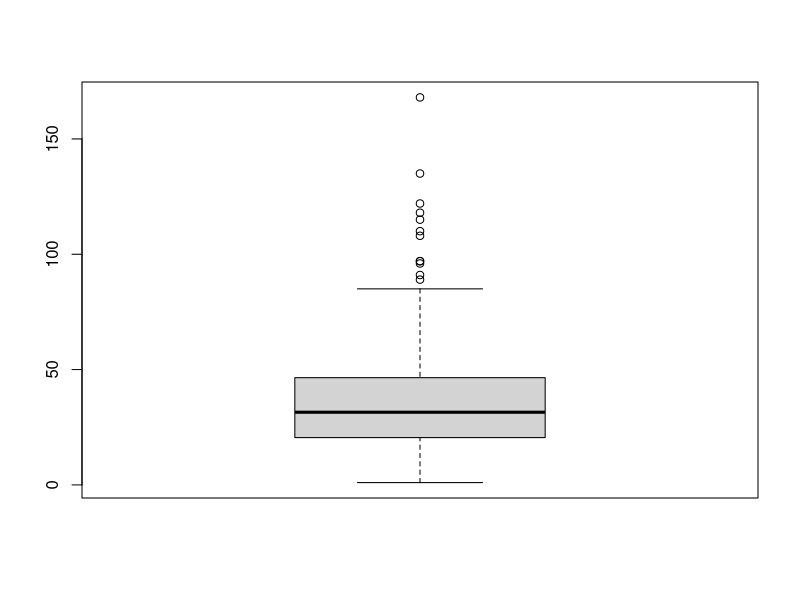
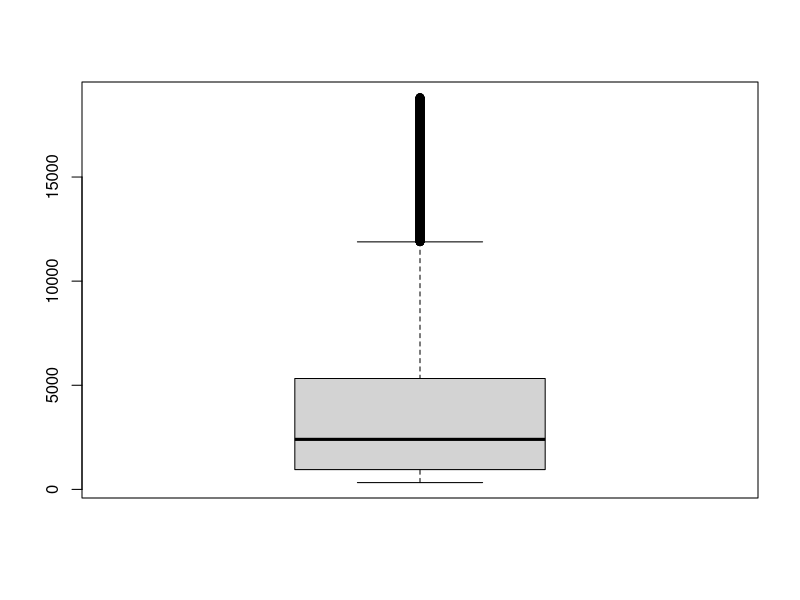
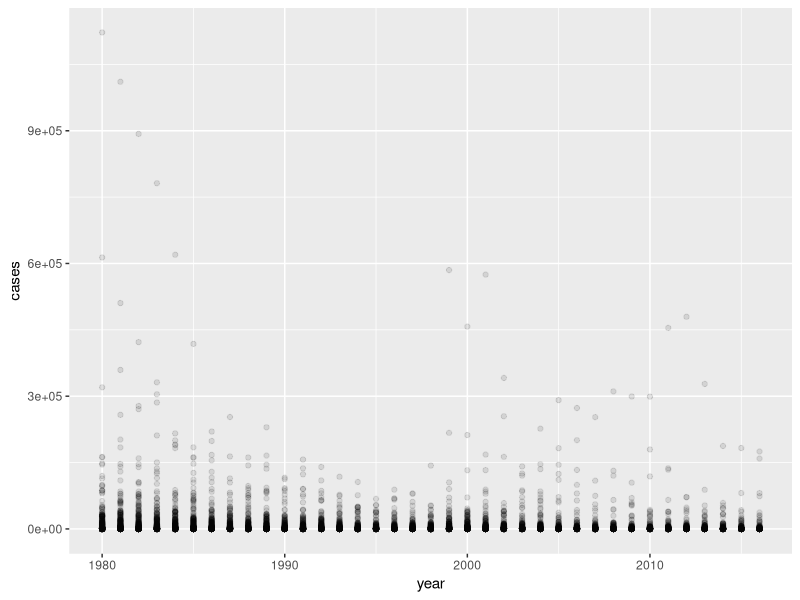
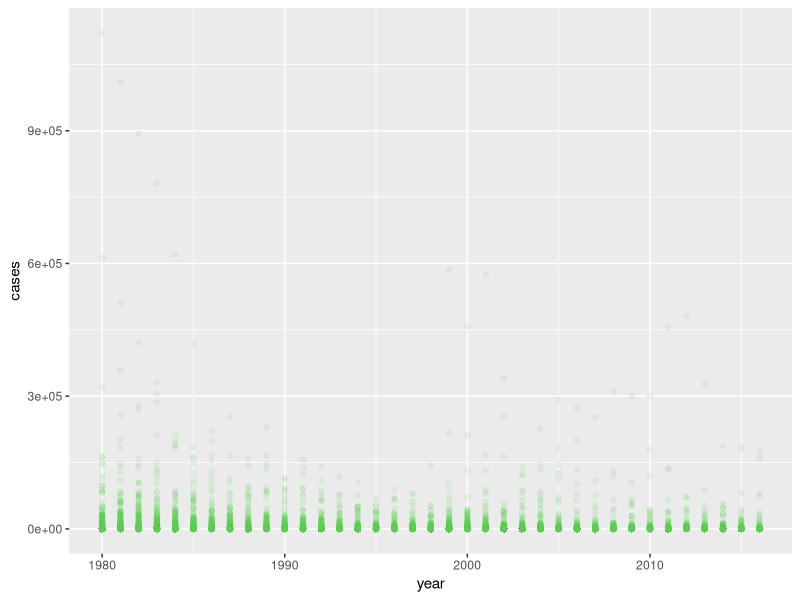
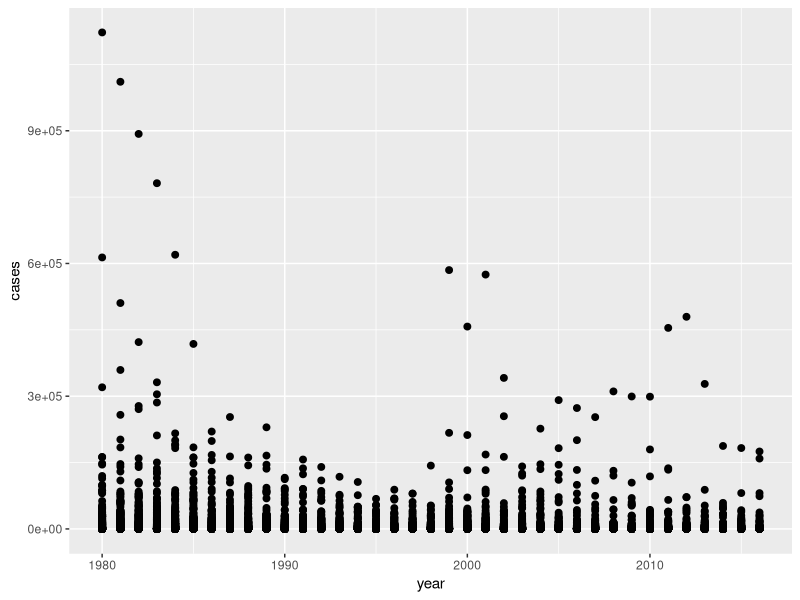
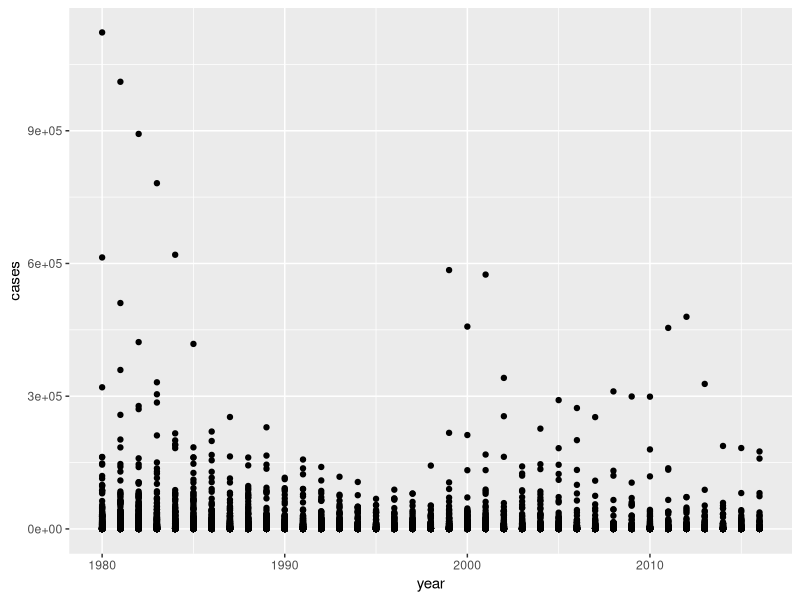
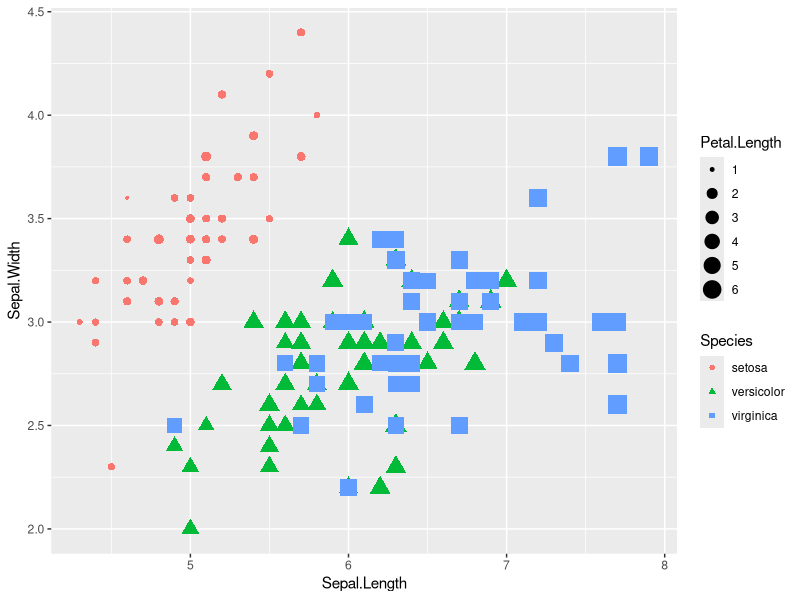
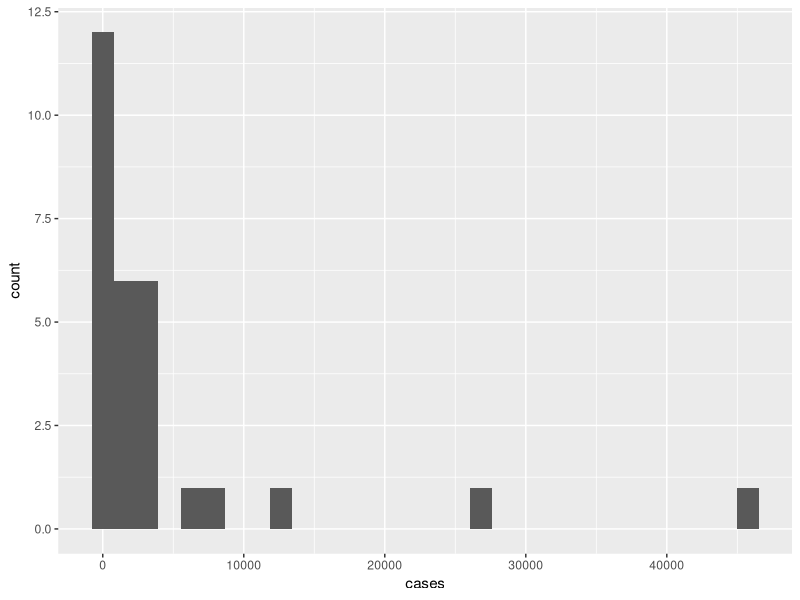

Generate these figures, in order, with R: (Note: this script raises an error after producing the figures.)
library(ggplot2)
library(dplyr)
exam_na = read.csv("exam_na.csv")

# 1. 이파일을 df로 불러온 후에 결측치의 빈도를 확인하고 결측치를 제거한 오존의 평균을 구해보시오
df <- read.csv("ozone.csv")
is.na(df)
table(is.na(df))
mean(!is.na(df))

# 2. ozone 변수에서 결측치를 제외한 데이터들의 중앙값을 구하고, ozone의 결측치에 입력후 전체 오존의 평균을 구해보시오
median(df$ozone, na.rm = T)
df$ozone <- ifelse(is.na(df$ozone), 31.5, df$ozone)
mean(df$ozone)

# 3. df에 ozone.csv 파일을 다시 입력한 후 ozone의 결측치와 극단치를 제외한 데이터들을 새 객체 df1에 입력하고, df1의 평균을 구하시오
df <- read.csv("ozone.csv")
boxplot(df$ozone)$stats
df1 <- ifelse(df$ozone>79|df$ozone<1, NA, df$ozone)
mean(df1, na.rm = T)

# 4. diamonds 데이터세트를 새 객체 diamonds에 입력후 price변수에서 극단치를 결측치로 처리한 후에 cut변수의 범주별 평균 가격을 구하시오
data('diamonds')
force(diamonds)

boxplot(diamonds$price)$stats # 극단치를 구하기위해
# 극단치를 결측치로 처리
diamonds$price <- ifelse(diamonds$price > 11886|
                         diamonds$price<326, 
                         NA, diamonds$price) 
diamonds %>% 
  filter(!is.na(price)) %>% # 결측치 없는 행 추출
  group_by(cut) %>%         # cut범주별 묶음
  summarise(m=mean(price))  

# ggplot 201p~
library(readxl)
who_disease <- read_xlsx("who_disease.xlsx")

library(readxl)
library(ggplot2)
who_disease <- read_xlsx("who_disease.xlsx")

#투명도
ggplot(who_disease, aes(x = year, y = cases)) + 
  geom_point(alpha = 0.1)
#칼라
ggplot(who_disease, aes(x = year, y = cases)) + 
  geom_point(alpha = 0.1, colour = "555555")
ggplot(who_disease, aes(x = year, y = cases)) + 
  geom_point(size = 2)
ggplot(who_disease, aes(x = year, y = cases)) + 
  geom_point(fill = "yellow")

str(iris)
ggplot(iris, aes(x = Sepal.Length,
                 y = Sepal.Width,
                 colour = Species,
                 size = Petal.Length,
                 shape = Species)) + 
  geom_point()

library(dplyr)
str(who_disease)
data2 <- who_disease %>%
  filter(region == 'AMR',
         year == 1980,
         disease == 'pertussis',
         cases>0)
ggplot(data2, aes(x= cases)) +
  geom_histogram()
ggplot(data2, aes)


diamonds <- ggplot2::diamonds
#산점도
ggplot(diamonds, aes(x= carat, y=price)) + 
  geom_point()
#막대그래프
ggplot(diamonds,aes(x=cut)) + geom_bar()
#막대그래프(x축에는 범주형변수, y축에는 연속형변수)
ggplot(diamonds,aes(x=cut, y=price)) + geom_bar(stat="identity")

#커널밀도곡선
ggplot(data=diamonds, aes(x=carat))+geom_density()




